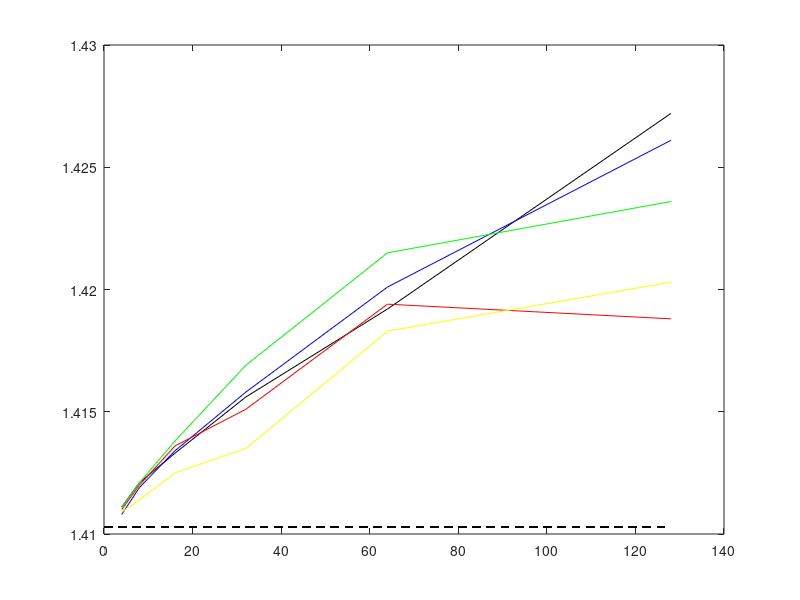

Write the MATLAB code that produced this figure. (Note: this script raises an error after producing the figure.)
clear;
bufferSize = [4 8 16 32 64 128];

% vortex table size 128
x = 0:1:128;

vortex_IPC128 = [1.4111 1.4121 1.4133 1.4156 1.4192 1.4272];
vortex_IPC64 = [1.4108 1.4119 1.4134 1.4158 1.4201 1.4261];
vortex_IPC32 = [1.4111 1.4121 1.4138 1.4169 1.4215 1.4236];
vortex_IPC16 = [1.411 1.412 1.4136 1.4151 1.4194 1.4188];
vortex_IPC8 = [1.4109 1.4114 1.4125 1.4135 1.4183 1.4203];

vortex_defaultIPC = 1.4103;
v = ones(length(x))*vortex_defaultIPC;
figure(1);
plot(bufferSize, vortex_IPC128, 'k-', ...
    bufferSize, vortex_IPC64, 'b-', ...
    bufferSize, vortex_IPC32, 'g-', ...
    bufferSize, vortex_IPC16, 'r-', ...
    bufferSize, vortex_IPC8, 'y-', ...
    x, v, 'k--');

legend('128', '64', '32', '16', '8', 'defaultIPC', 0);
title('Vortex IPC for a markov prediction table of size 128');
xlabel('Number of Prefetch Buffer Entries');
ylabel('IPC');

gcc_IPC128 = [1.2436 1.2437 1.2438 1.2441 1.2445 1.2453];
gcc_IPC64 = [1.2436 1.2437 1.2438 1.244 1.2443 1.2449];
gcc_IPC32 = [1.2436 1.2436 1.2437 1.2439 1.2441 1.2446];
gcc_IPC16 = [1.2436 1.2436 1.2437 1.2438 1.244 1.2444];
gcc_IPC8 = [1.2436 1.2436 1.2436 1.2437 1.2439 1.2443];

gcc_defaultIPC = 1.2435;
g = ones(length(x))*gcc_defaultIPC;

figure(2);
plot(bufferSize, gcc_IPC128, 'k-', ...
    bufferSize, gcc_IPC64, 'b-', ...
    bufferSize, gcc_IPC32, 'g-', ...
    bufferSize, gcc_IPC16, 'r-', ...
    bufferSize, gcc_IPC8, 'y-', ...
    x, g, 'k--');

legend('128', '64', '32', '16', '8', 'defaultIPC', 0);
title('GCC IPC for a markov prediction table of size 128');
xlabel('Number of Prefetch Buffer Entries');
ylabel('IPC');